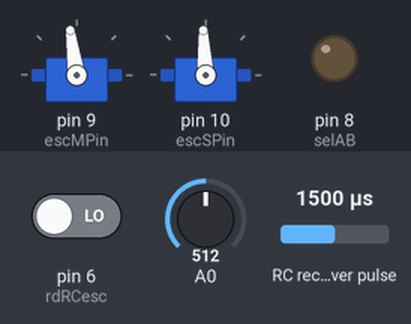
This sketch was run on a simulated Arduino Uno, built with avr-gcc and run on an emulated ATmega328P. On the bench: 2 × servo, output pins drawn as LEDs (lit = HIGH). Wiring (inferred from the names in the program): RC receiver channel: data pin 7. The test bench sets the inputs (shaded band); at power-on: RC receiver pulse 1500 µs, A0 = 512, pin 6 (rdRCesc) LOW. What the sketch prints to the serial monitor is not drawn.

Above: at 1.2 s.
1.3 s: RC receiver pulse (sensor on pin 7) set to 1020 µs
At 2.9 s:
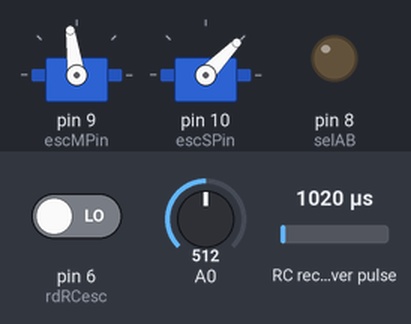
3.5 s: A0 set to 46
6.3 s: A0 set to 39
At 9.3 s:
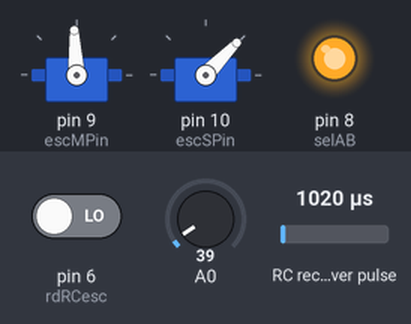
9.6 s: RC receiver pulse (sensor on pin 7) set to 1250 µs
At 11.3 s:
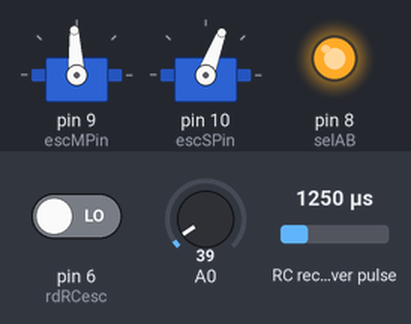
11.7 s: RC receiver pulse (sensor on pin 7) set to 1750 µs
At 13.1 s:
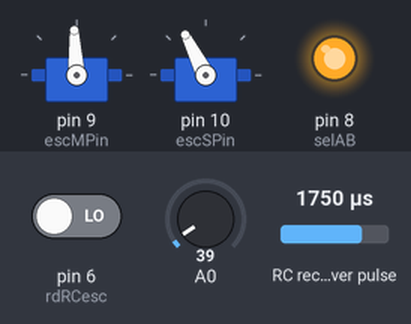
13.7 s: A0 set to 122
At 16.4 s:
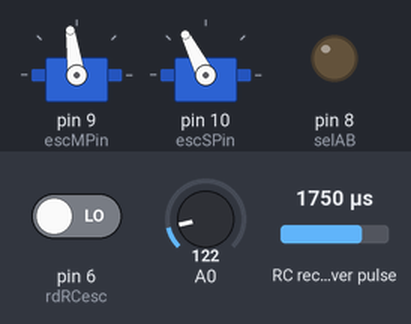
Timing chart, 0 to 17.8 s (numbered marks = the images above; inputs shaded):
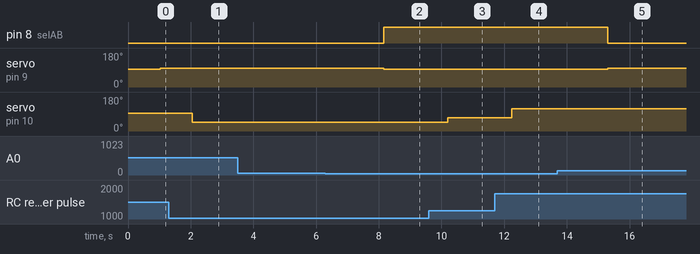

Measured:
- the behaviour switches between 43 and 42 on A0 (found by bisection; images 1 and 2)
- after the input at 1.3 s, servo on pin 10 (escSPin): 93° → 46° after 0.74 s
- after the input at 3.5 s, every drawn part: stays the same
- after the input at 6.3 s, pin 8 (selAB): LOW → HIGH after 1.9 s; servo on pin 9 (escMPin): 98° → 93° after 1.9 s
- after the input at 9.6 s, servo on pin 10 (escSPin): 46° → 69° after 0.60 s
- after the input at 11.7 s, servo on pin 10 (escSPin): 69° → 117° after 0.54 s
- after the input at 13.7 s, pin 8 (selAB): HIGH → LOW after 1.6 s; servo on pin 9 (escMPin): 93° → 98° after 1.6 s

The sketch:

Sensor_2.ino
```cpp
// ===== SENSOR MISSION 2 — AUTONOMOUS EMERGENCY STOP (Mini IVD 2025-26) =====
// Task: Human drives car via RC. When car comes within 2ft of a wall,
//   Arduino intercepts and sends a STOP command to ESC until obstacle clears.
//   Steering is always passed through from RC even during override.
//
// selAB POLARITY (2025-26):
//   HIGH = Arduino override (Arduino controls ESC)
//   LOW  = RC passthrough (RC receiver signal goes directly to ESC)
//   NOTE: This is INVERTED from 2024-25 hardware (2024-25: HIGH=RC, LOW=Arduino).
//   Verify on your specific logic chip before mixing files between years.
//
// FIX: `motorESC.writeMicroseconds(1450)` when stopping → 1500 (neutral).
//   1450µs = slight reverse on most ESCs. 1500µs = neutral/stop.
//   Sending a reverse command during a stop can trigger ESC brake mode.
//
// FIX: `Serial.print(distance)` in steer debug line → `Serial.print(durationSteer)`.
//   Was printing the obstacle distance instead of the RC steer pulse value.
//
// NOTE: `motorSteer.writeMicroseconds(durationSteer)` runs unconditionally every loop
//   (human steers at all times, even during ESC override). This is intentional.

#include <Servo.h>

Servo motorESC;
Servo motorSteer;

const int selAB     = 8;   // HIGH=Arduino override, LOW=RC passthrough (2025-26 polarity)
const int escMPin   = 9;   // PWM out → drive ESC
const int escSPin   = 10;  // PWM out → steering servo
const int rdRCesc   = 6;   // pulseIn() ← RC ESC channel
const int rdRCsteer = 7;   // pulseIn() ← RC steering channel

unsigned long durationESC, durationSteer;

void setup() {
  Serial.begin(9600);

  motorESC.attach(escMPin);
  motorSteer.attach(escSPin);
  pinMode(selAB, OUTPUT);

  // Start in RC passthrough mode (human controls car)
  digitalWrite(selAB, LOW);

  motorESC.writeMicroseconds(1500);   // neutral
  motorSteer.writeMicroseconds(1500); // straight

  Serial.println("Sensor_2 2025-26 — autonomous stop ready");
}

void loop() {
  unsigned int distance = analogRead(A0);

  // === READ RC SIGNALS (for steering passthrough + debug) ===
  durationESC   = pulseIn(rdRCesc,   HIGH);
  durationSteer = pulseIn(rdRCsteer, HIGH);

  Serial.print("RC ESC = "); Serial.print(durationESC);
  Serial.print(" | RC Steer = "); Serial.print(durationSteer);  // FIX: was Serial.print(distance)
  Serial.println(" ----- ");

  // Steering always follows RC, regardless of override state
  motorSteer.writeMicroseconds(durationSteer);

  // === OBSTACLE LOGIC ===
  if (distance < 43) {
    // Within 2ft — Arduino takes over and STOPS
    digitalWrite(selAB, HIGH);            // Arduino override (2025-26: HIGH = override)
    motorESC.writeMicroseconds(1500);     // FIX: was 1450 (slight reverse). 1500 = neutral stop.
  } else {
    // More than 2ft away — hand control back to RC
    digitalWrite(selAB, LOW);            // RC passthrough
    motorESC.writeMicroseconds(1555);    // let ESC follow RC (this write may be ignored during passthrough)
  }
}
```
